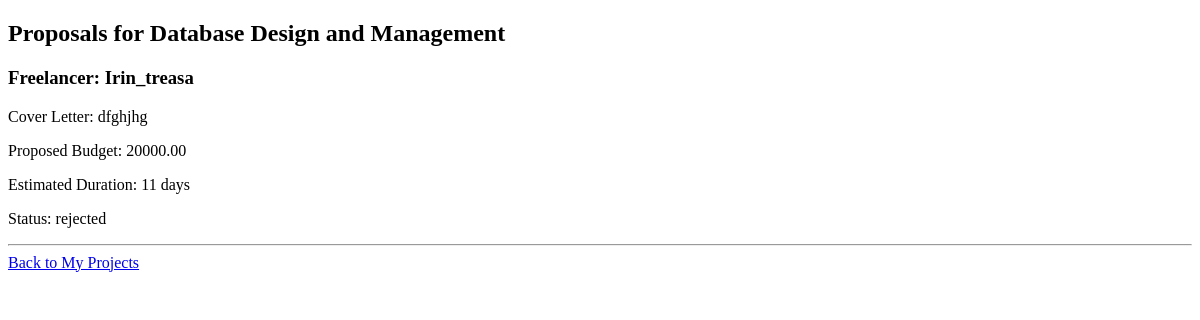
Page /view_proposals/6/ (signed in) on the earlier database version.
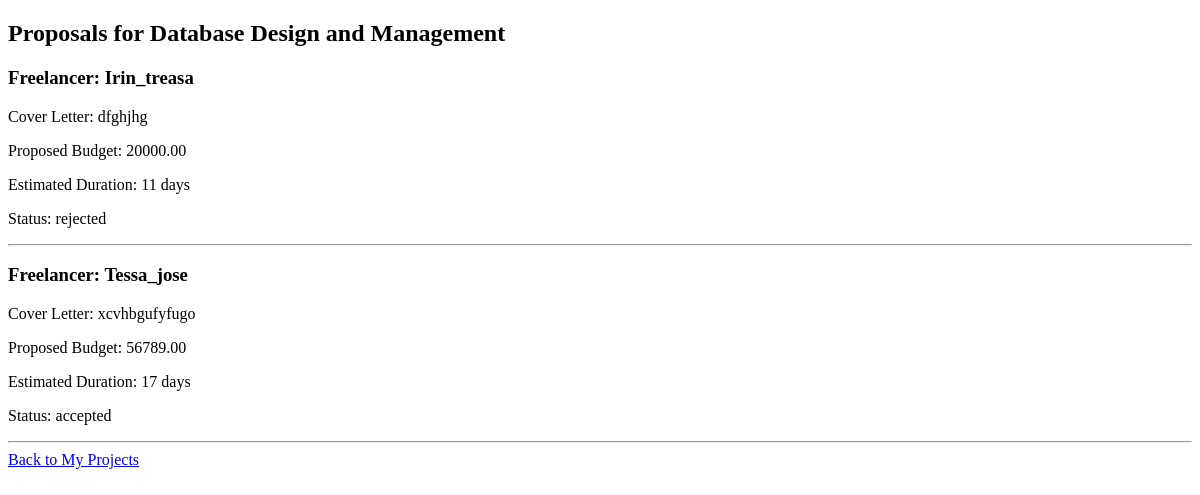
Same page on the later database version.
### appfreelance/models.py (models this page shows, shortened)
class Proposal(models.Model):
    project = models.ForeignKey(Project, on_delete=models.CASCADE, related_name='proposals')
    freelancer = models.ForeignKey(CustomUser, on_delete=models.CASCADE)
    cover_letter = models.TextField()
    proposed_budget = models.DecimalField(max_digits=10, decimal_places=2)
    estimated_duration = models.PositiveIntegerField(default=1)
    created_at = models.DateTimeField(auto_now_add=True)
    updated_at = models.DateTimeField(auto_now=True)
    decided_at = models.DateTimeField(null=True, blank=True)
    status = models.CharField(
        max_length=20,choices=[
            ('pending', 'Pending'),
            ('accepted', 'Accepted'),
            ('rejected', 'Rejected'),],
        default='pending')

class CustomUser(AbstractUser):
    is_client=models.BooleanField(default=False)
    is_freelancer=models.BooleanField(default=False)
    email=models.EmailField(max_length=50)
    is_email_verified=models.BooleanField(default=False)

### appfreelance/views.py (the view)
# urls.py: path('view_proposals/<int:id>/', views.view_proposals, name='view_proposals'),
def view_proposals(request, id):
    if not request.user.is_authenticated:
        return redirect('logn')
    if not request.user.is_client:
        return redirect('profile')
    project = get_object_or_404(Project, id=id, client=request.user)
    proposals = Proposal.objects.filter(project=project)
    return render(request,
                  'view_proposals.html', {'project': project,'proposals': proposals})

### templates/view_proposals.html (shortened to what this page needs)
<!DOCTYPE html>
<html>
<head>
</head>
<body>
<h2>Proposals for {{ project.title }}</h2>
{% for proposal in proposals %}
    <h3>Freelancer: {{ proposal.freelancer.username }}</h3>
    <p>Cover Letter: {{ proposal.cover_letter }}</p>
    <p>Proposed Budget: {{ proposal.proposed_budget }}</p>
    <p>Estimated Duration: {{ proposal.estimated_duration }} days</p>
    <p>Status: {{ proposal.status }}</p>
    <hr>
{% empty %}
    <p>No proposals received yet.</p>
{% endfor %}
<a href="{% url 'my_projects' %}">Back to My Projects</a>
</body>
</html>

Differences in the rows shown:
added Proposal: freelancer.username "Tessa_jose", cover_letter "xcvhbgufyfugo", proposed_budget "56789.00", estimated_duration "17", status "accepted"
